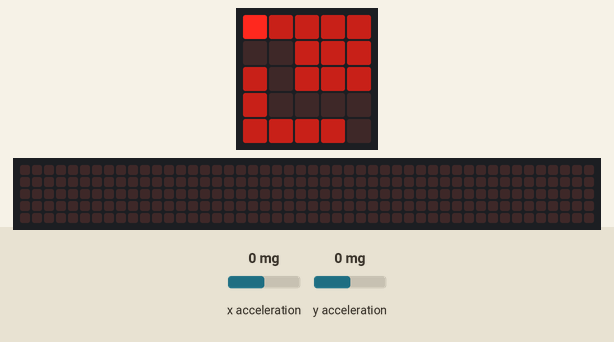
Simulated run of this program. Board: BBC micro:bit (MakeCode). Shown: the board's 5×5 LED display, a strip that is not on the board, showing the scrolling text unrolled. The test bench sets the inputs (shaded band); at power-on: y acceleration 0 mg, x acceleration 0 mg. A reset restarts the program; the 48×5 strip is a reading aid, not a part: it shows the text the display is scrolling, unrolled, one strip-width of it at a time.

Above: at 1.2 s.
1.3 s: y acceleration set to 186 mg
4.1 s: y acceleration set to 222 mg
At 4.41 s:
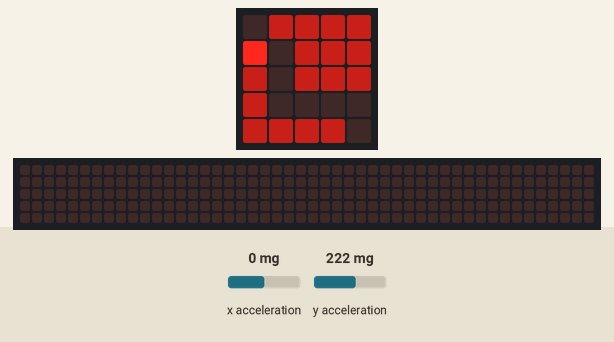
7.0 s: x acceleration set to 185 mg
8.5 s: x acceleration set to 219 mg
At 8.74 s:
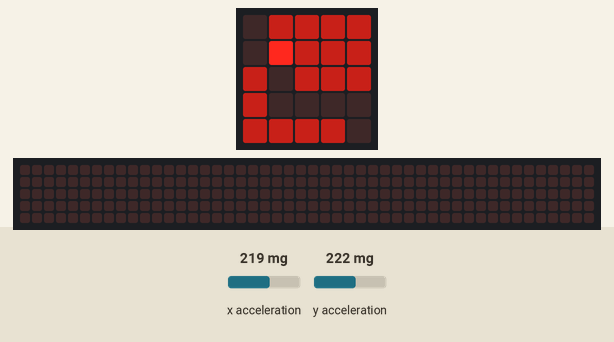
At 16.9 s:
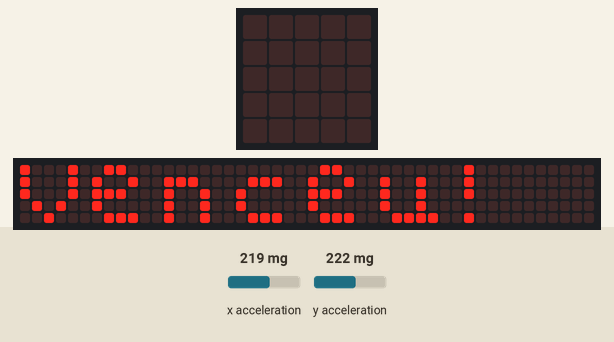

The program:

main.ts
```typescript
let x = 0
let y = 0

// Representação do labirinto: 1 = parede, 0 = caminho
let labirinto = [
    [0, 1, 1, 1, 1],
    [0, 0, 1, 1, 1],
    [1, 0, 1, 1, 1],
    [1, 0, 0, 0, 0],
    [1, 1, 1, 1, 0]
]

function desenharLabirinto() {
    for (let i = 0; i < 5; i++) {
        for (let j = 0; j < 5; j++) {
            if (labirinto[j][i] === 1) {
                led.plotBrightness(i, j, 100) // Parede
            }
        }
    }
}

function atualizarBolinha() {
    led.plotBrightness(x, y, 255) // Bolinha com brilho máximo
}

// Evento principal
basic.forever(function () {
    desenharLabirinto()
    atualizarBolinha()
    basic.pause(200)
    basic.clearScreen()
    desenharLabirinto()

    // Movimenta a bolinha com base na inclinação
    if (input.acceleration(Dimension.X) > 200 && x < 4 && labirinto[y][x + 1] === 0) {
        x++
    } else if (input.acceleration(Dimension.X) < -200 && x > 0 && labirinto[y][x - 1] === 0) {
        x--
    } else if (input.acceleration(Dimension.Y) > 200 && y < 4 && labirinto[y + 1][x] === 0) {
        y++
    } else if (input.acceleration(Dimension.Y) < -200 && y > 0 && labirinto[y - 1][x] === 0) {
        y--
    }

    // Verifica se chegou ao final
    if (x === 4 && y === 4) {
        basic.showString("Venceu!")
        control.reset() // Reinicia o jogo
    }
})
```

test.ts
```typescript
// testes vão aqui; isto não será compilado quando este pacote for usado como uma extensão.
```

Measured:
- the behaviour switches between 200 and 201 mg on y acceleration (found by bisection; images 0 and 1)
- the behaviour switches between 200 and 201 mg on x acceleration (found by bisection; images 1 and 2)
- after the input at 4.1 s, the display: changes after 0.11 s (image 1)
- after the input at 8.5 s, the display: first differs from a run without the input after 0.14 s (image 2)
- what the display in image 1 shows lasts 0.4 s, from 4.2 s to 4.6 s
- what the display in image 3 shows lasts 0.7 s, from 16.4 s to 17.1 s
